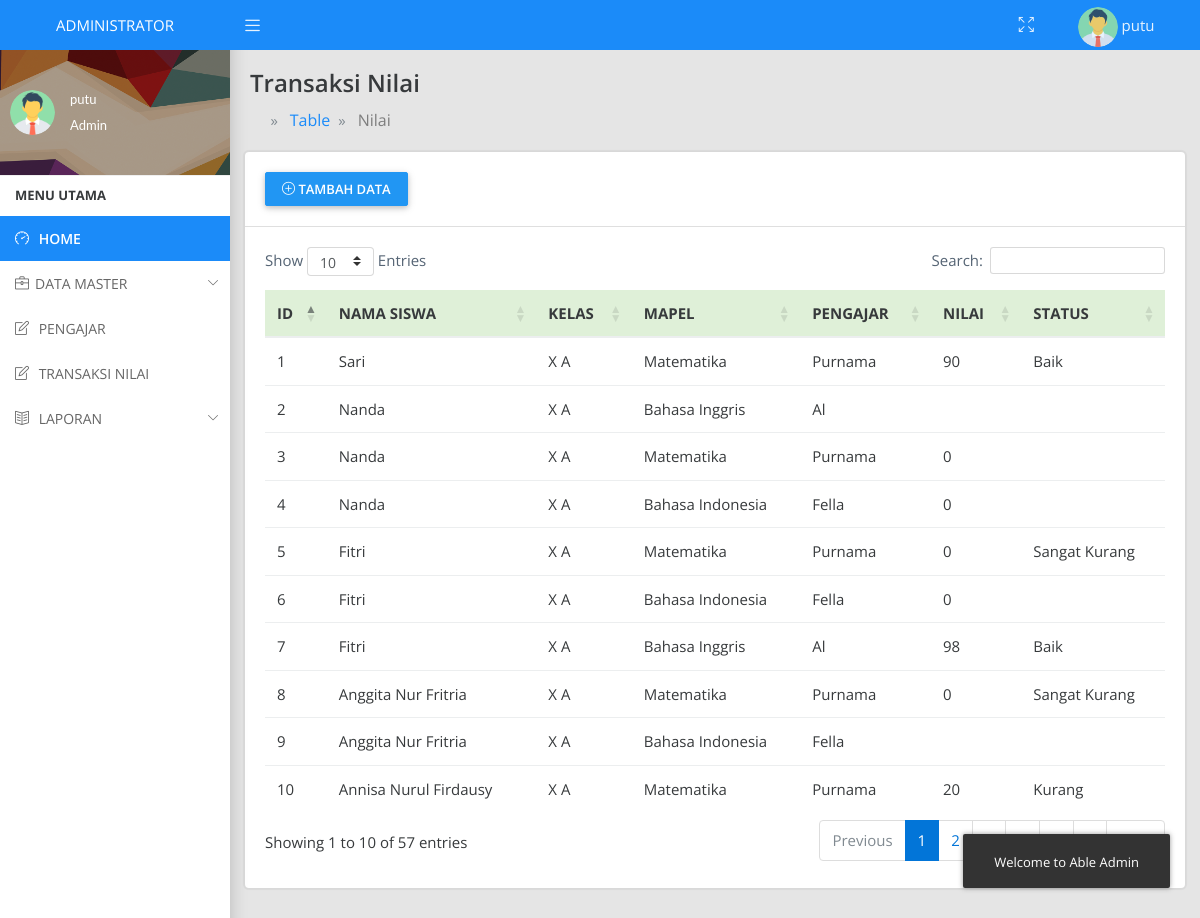
Screenshot of /index.php?laporan=transaksinilai (signed in) with the database file from the repository.
### tables this page shows
CREATE TABLE `nilai` (
  `id_nilai` int(11) NOT NULL AUTO_INCREMENT,
  `id_pengajar` int(11) DEFAULT NULL,
  `id_siswa` int(11) DEFAULT NULL,
  `kehadiran` float DEFAULT NULL,
  `uts` float DEFAULT NULL,
  `uas` float DEFAULT NULL,
  `nilai_akhir` float DEFAULT NULL,
  `keterangan` varchar(20) DEFAULT NULL,
  PRIMARY KEY (`id_nilai`),
  KEY `id_pengajar` (`id_pengajar`),
  KEY `id_siswa` (`id_siswa`),
  CONSTRAINT `nilai_ibfk_1` FOREIGN KEY (`id_pengajar`) REFERENCES `pengajar` (`id_ajar`),
  CONSTRAINT `nilai_ibfk_2` FOREIGN KEY (`id_siswa`) REFERENCES `siswa` (`id_siswa`)
);

CREATE TABLE `siswa` (
  `id_siswa` int(10) NOT NULL AUTO_INCREMENT,
  `id_jurusan` int(11) DEFAULT NULL,
  `id_kelas` int(11) DEFAULT NULL,
  `id_ortu` int(11) DEFAULT NULL,
  `nis` varchar(50) NOT NULL,
  `nama_siswa` varchar(50) NOT NULL,
  `jenis_kelamin` varchar(12) NOT NULL,
  `agama` varchar(10) NOT NULL,
  `tempat_lahir` varchar(20) NOT NULL,
  `tanggal_lahir` date NOT NULL,
  `alamat` varchar(50) NOT NULL,
  `no_telp` varchar(12) NOT NULL,
  `foto` varchar(50) NOT NULL,
  `ussername` varchar(50) NOT NULL,
  `password` varchar(50) NOT NULL,
  PRIMARY KEY (`id_siswa`),
  KEY `id_jurusan` (`id_jurusan`),
  KEY `id_kelas` (`id_kelas`),
  KEY `id_ortu` (`id_ortu`),
  CONSTRAINT `siswa_ibfk_1` FOREIGN KEY (`id_jurusan`) REFERENCES `jurusan` (`id_jurusan`),
  CONSTRAINT `siswa_ibfk_2` FOREIGN KEY (`id_kelas`) REFERENCES `kelas` (`id_kelas`),
  CONSTRAINT `siswa_ibfk_3` FOREIGN KEY (`id_ortu`) REFERENCES `orangtua` (`id_ortu`)
);

CREATE TABLE `kelas` (
  `id_kelas` int(11) NOT NULL AUTO_INCREMENT,
  `nama_kelas` varchar(20) DEFAULT NULL,
  PRIMARY KEY (`id_kelas`)
);

CREATE TABLE `pelajaran` (
  `id_mapel` int(11) NOT NULL AUTO_INCREMENT,
  `id_semester` int(11) DEFAULT NULL,
  `nama_mapel` varchar(50) DEFAULT NULL,
  `ket` varchar(50) DEFAULT NULL,
  PRIMARY KEY (`id_mapel`),
  KEY `id_semester` (`id_semester`),
  CONSTRAINT `pelajaran_ibfk_1` FOREIGN KEY (`id_semester`) REFERENCES `semester` (`id_semester`)
);

CREATE TABLE `guru` (
  `id_guru` int(11) NOT NULL AUTO_INCREMENT,
  `nip` varchar(20) DEFAULT NULL,
  `nama_guru` varchar(100) DEFAULT NULL,
  `kelamin` varchar(12) DEFAULT NULL,
  `alamat` varchar(100) DEFAULT NULL,
  `no_telp` varchar(20) DEFAULT NULL,
  `status_aktif` varchar(3) DEFAULT NULL,
  `ussername` varchar(50) DEFAULT NULL,
  `password` varchar(50) DEFAULT NULL,
  `foto` varchar(50) DEFAULT NULL,
  PRIMARY KEY (`id_guru`)
);

### laporan/transaksi-nilai.php (the view, shortened to what this page needs)
<div class="container-fluid">
  <div class="row">
    <div class="col-sm-12 p-0">
      <div class="main-header">
        <h4>Transaksi Nilai</h4>
        <ol class="breadcrumb breadcrumb-title breadcrumb-arrow">
          <li class="breadcrumb-item">
            <a href="index.php">
              <i class="icofont icofont-home"></i>
            </a>
          </li>
          <li class="breadcrumb-item"><a href="#">Table</a>
          </li>
          <li class="breadcrumb-item"><a href="index.php?laporan=transaksinilai">Nilai</a>
          </li>
        </ol>
      </div>
    </div>
  </div>
  <div class="row">
    <div class="col-sm-12">
      <div class="card">
        <div class="card-header">
          <button type="button" class="btn btn-primary waves-effect waves-light" onclick="Tambahnilai()"><i class="icon-plus"></i>  TAMBAH DATA</button>
        </div>
      <div class="card-block">
        <div class="row">
          <div class="col-sm-12 table-responsive">
            <table id="datatable" class="table">
              <thead>
                <tr class="table-success">
                  <th>ID</th>
                  <th>NAMA SISWA</th>
                  <th>KELAS</th>
                  <th>MAPEL</th>
                  <th>PENGAJAR</th>
                  <th>NILAI</th>
                  <th>STATUS</th>
                </tr>
              </thead>
              <tbody>
               <?php
               $no=1;
               $data=$koneksi->query("SELECT * FROM nilai JOIN siswa ON nilai.id_siswa=siswa.id_siswa JOIN pengajar ON nilai.id_pengajar=pengajar.id_ajar JOIN kelas ON pengajar.id_kelas=kelas.id_kelas JOIN pelajaran ON pengajar.id_mapel=pelajaran.id_mapel JOIN guru ON pengajar.id_guru=guru.id_guru ORDER BY nilai.id_siswa");
               while ($nilai=$data->fetch_assoc()) {
                 ?>
                 <tr>
                   <td><?= $no ?></td>
                   <td><?= $nilai['nama_siswa']?></td>
                   <td><?= $nilai['nama_kelas']?></td>
                   <td><?= $nilai['nama_mapel']?></td>
                   <td><?= $nilai['nama_guru']?></td>
                   <td><?= $nilai['nilai_akhir']?></td>
                   <td><?= $nilai['keterangan']?></td>
                 </tr>
                 <?php
                 $no++;
               }
               ?>
             </tbody>
           </table>
         </div>
       </div>
     </div>
   </div>
 </div>
</div>

### rows the page displays
nilai: id_siswa.nama_siswa "Sari", kelas.nama_kelas "X A", pelajaran.nama_mapel "Matematika", guru.nama_guru "Purnama", nilai_akhir "90", keterangan "Baik"
nilai: id_siswa.nama_siswa "Nanda", kelas.nama_kelas "X A", pelajaran.nama_mapel "Bahasa Inggris", guru.nama_guru "Al"
nilai: id_siswa.nama_siswa "Nanda", kelas.nama_kelas "X A", pelajaran.nama_mapel "Matematika", guru.nama_guru "Purnama", nilai_akhir "0"
nilai: id_siswa.nama_siswa "Nanda", kelas.nama_kelas "X A", pelajaran.nama_mapel "Bahasa Indonesia", guru.nama_guru "Fella", nilai_akhir "0"
nilai: id_siswa.nama_siswa "Fitri", kelas.nama_kelas "X A", pelajaran.nama_mapel "Matematika", guru.nama_guru "Purnama", nilai_akhir "0", keterangan "Sangat Kurang"
nilai: id_siswa.nama_siswa "Fitri", kelas.nama_kelas "X A", pelajaran.nama_mapel "Bahasa Indonesia", guru.nama_guru "Fella", nilai_akhir "0"
nilai: id_siswa.nama_siswa "Fitri", kelas.nama_kelas "X A", pelajaran.nama_mapel "Bahasa Inggris", guru.nama_guru "Al", nilai_akhir "98", keterangan "Baik"
nilai: id_siswa.nama_siswa "Anggita Nur Fritria", kelas.nama_kelas "X A", pelajaran.nama_mapel "Matematika", guru.nama_guru "Purnama", nilai_akhir "0", keterangan "Sangat Kurang"
nilai: id_siswa.nama_siswa "Anggita Nur Fritria", kelas.nama_kelas "X A", pelajaran.nama_mapel "Bahasa Indonesia", guru.nama_guru "Fella"
nilai: id_siswa.nama_siswa "Annisa Nurul Firdausy", kelas.nama_kelas "X A", pelajaran.nama_mapel "Matematika", guru.nama_guru "Purnama", nilai_akhir "20", keterangan "Kurang"

### other values shown
$_SESSION['user']['nama_user'] "putu"
$_SESSION['login'] "Admin"
